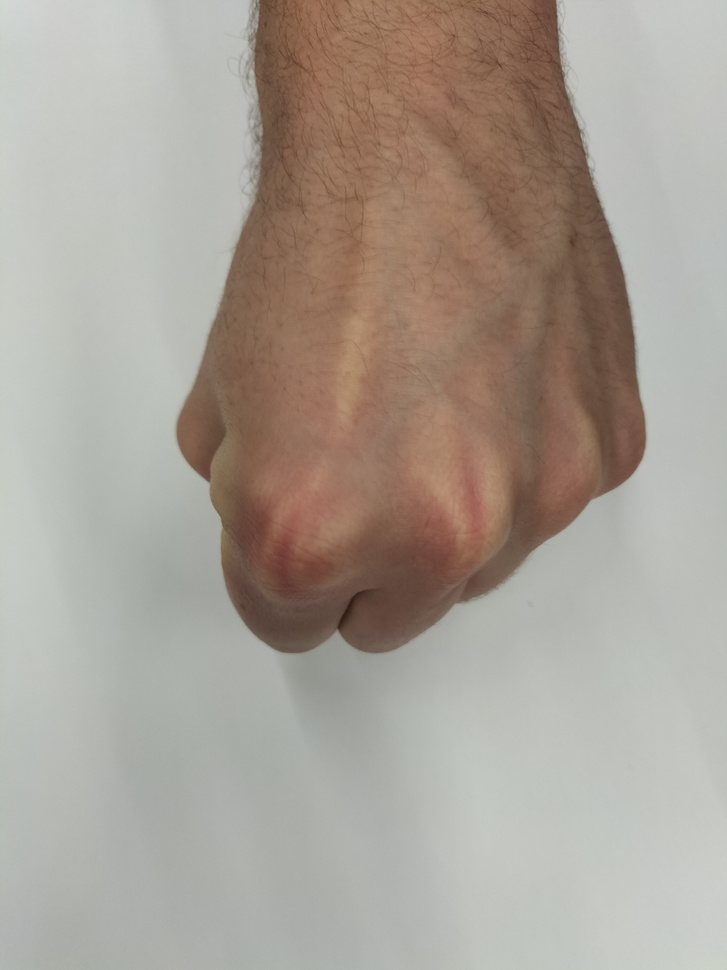
#> input picture piedra.jpg, 727 x 970 px, shrunk from 3000 x 4000 before the run
$ python juego_piedra_papel_tigera.py
#> lines starting #> are read from the running program, lines starting #| are printed output that depends on the picture
import numpy as np
import cv2 as cv
import numpy as np
from matplotlib import pyplot as plt
import pylab
#Obtener las imagenes
pylab.rcParams["figure.figsize"] = (8,5.0)

piedra = cv.imread("piedra.jpg")
#> piedra is the input picture: shape (970, 727, 3); mean B, G, R 150, 159.7, 168.6
piedra_hsv = cv.cvtColor(piedra,cv.COLOR_BGR2HSV)
#> piedra_hsv: shape (970, 727, 3); mean H, S, V 35.6, 36.8, 170.5
cv.namedWindow("piedra_hsv")
cv.imshow('piedra_hsv',piedra_hsv)
cv.waitKey(0)
print(piedra_hsv.shape)
#| (970, 727, 3)

papel = cv.imread("papel.jpg")
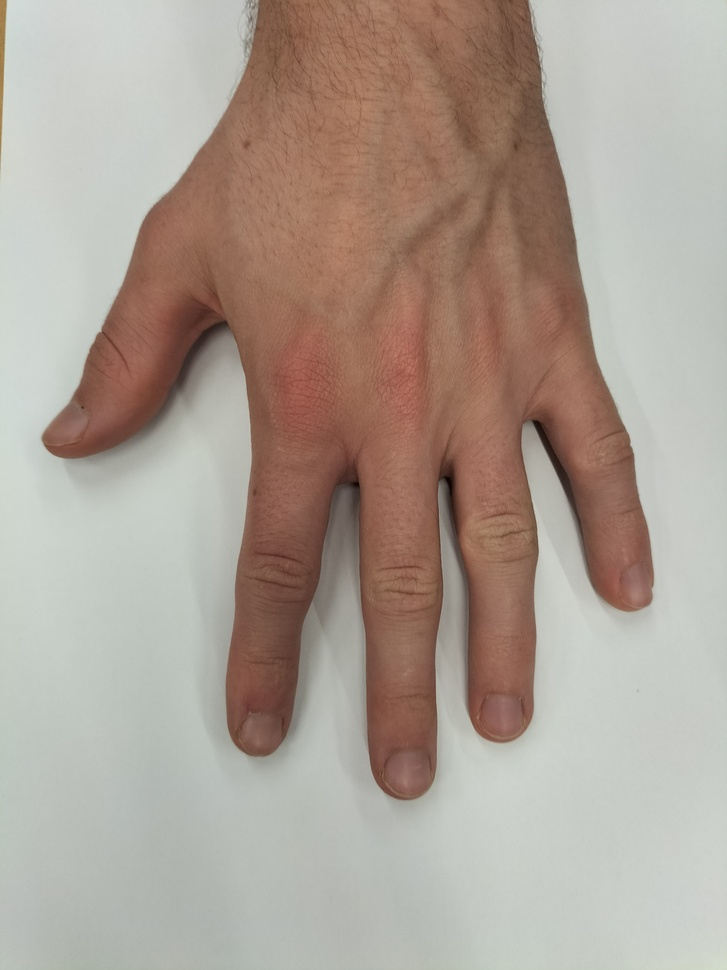
#> input picture papel.jpg, 727 x 970 px, shrunk from 3000 x 4000 before the run
#> papel is the input picture: shape (970, 727, 3); mean B, G, R 149.1, 159.6, 172.6
tigera = cv.imread("tigera.jpg")
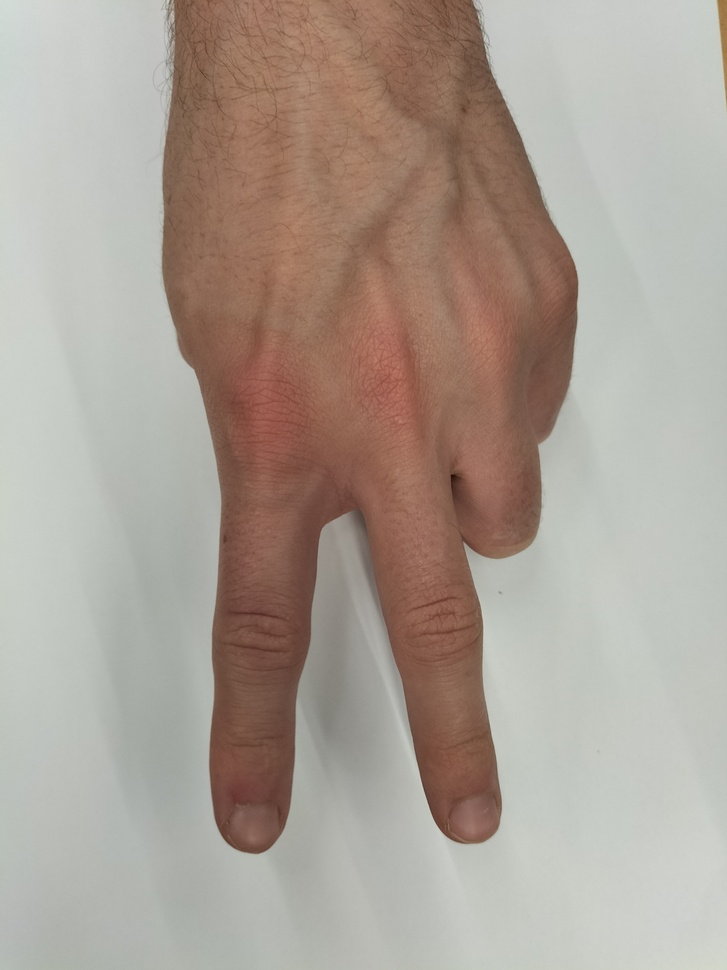
#> input picture tigera.jpg, 727 x 970 px, shrunk from 3000 x 4000 before the run
#> tigera is the input picture: shape (970, 727, 3); mean B, G, R 149.9, 159.7, 171.3
